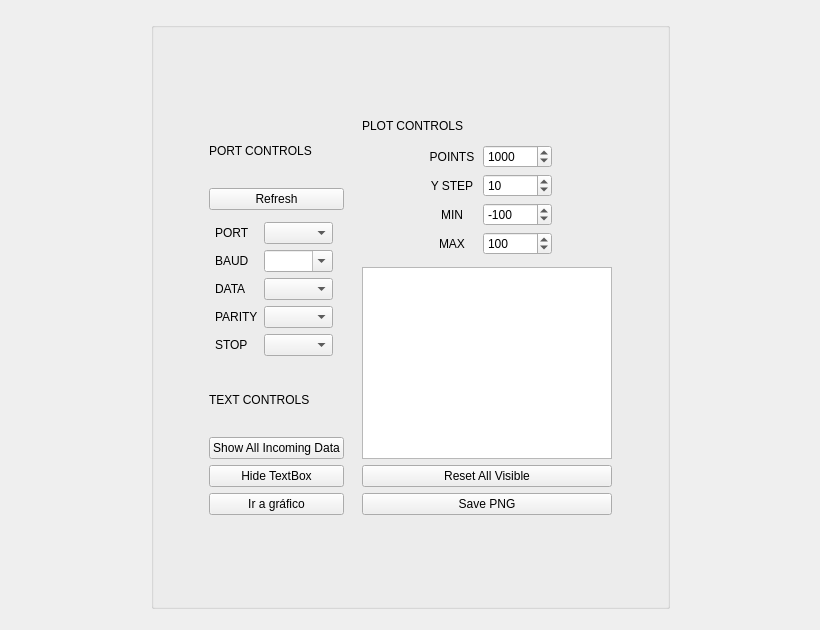
      <widget class="QWidget" name="page_11">
       <widget class="QWidget" name="layoutWidget">
        <property name="geometry">
         <rect>
          <x>10</x>
          <y>10</y>
          <width>801</width>
          <height>611</height>
         </rect>
        </property>
        <layout class="QVBoxLayout" name="verticalLayout">
         <property name="leftMargin">
          <number>6</number>
         </property>
         <property name="topMargin">
          <number>6</number>
         </property>
         <property name="rightMargin">
          <number>6</number>
         </property>
         <property name="bottomMargin">
          <number>6</number>
         </property>
         <item>
          <layout class="QHBoxLayout" name="horizontalLayout_2">
           <property name="sizeConstraint">
            <enum>QLayout::SetMinAndMaxSize</enum>
           </property>
           <property name="leftMargin">
            <number>6</number>
           </property>
           <property name="topMargin">
            <number>6</number>
           </property>
           <property name="rightMargin">
            <number>6</number>
           </property>
           <property name="bottomMargin">
            <number>6</number>
           </property>
           <item>
            <spacer name="horizontalSpacer_5">
             <property name="orientation">
              <enum>Qt::Horizontal</enum>
             </property>
             <property name="sizeHint" stdset="0">
              <size>
               <width>40</width>
               <height>20</height>
              </size>
             </property>
            </spacer>
           </item>
           <item>
            <widget class="QGroupBox" name="PlotControlsBox">
             <property name="sizePolicy">
              <sizepolicy hsizetype="Minimum" vsizetype="Preferred">
               <horstretch>0</horstretch>
               <verstretch>0</verstretch>
              </sizepolicy>
             </property>
             <property name="minimumSize">
              <size>
               <width>150</width>
               <height>150</height>
              </size>
             </property>
             <property name="maximumSize">
              <size>
               <width>400</width>
               <height>16777215</height>
              </size>
             </property>
             <property name="title">
              <string/>
             </property>
             <property name="alignment">
              <set>Qt::AlignLeading|Qt::AlignLeft|Qt::AlignVCenter</set>
             </property>
             <layout class="QGridLayout" name="gridLayout_5">
              <property name="sizeConstraint">
               <enum>QLayout::SetMinAndMaxSize</enum>
              </property>
              <property name="topMargin">
               <number>9</number>
              </property>
              <property name="rightMargin">
               <number>9</number>
              </property>
              <item row="1" column="2">
               <layout class="QVBoxLayout" name="verticalLayout_2">
                <property name="spacing">
                 <number>6</number>
                </property>
                <property name="sizeConstraint">
                 <enum>QLayout::SetDefaultConstraint</enum>
                </property>
                <property name="leftMargin">
                 <number>6</number>
                </property>
                <property name="topMargin">
                 <number>6</number>
                </property>
                <property name="rightMargin">
                 <number>6</number>
                </property>
                <property name="bottomMargin">
                 <number>6</number>
                </property>
                <item>
                 <widget class="QLabel" name="label_5">
                  <property name="text">
                   <string>PLOT CONTROLS</string>
                  </property>
                 </widget>
                </item>
                <item>
                 <layout class="QFormLayout" name="formLayout_2">
                  <property name="labelAlignment">
                   <set>Qt::AlignCenter</set>
                  </property>
                  <property name="formAlignment">
                   <set>Qt::AlignHCenter|Qt::AlignTop</set>
                  </property>
                  <property name="leftMargin">
                   <number>6</number>
                  </property>
                  <property name="topMargin">
                   <number>6</number>
                  </property>
                  <property name="rightMargin">
                   <number>6</number>
                  </property>
                  <property name="bottomMargin">
                   <number>6</number>
                  </property>
                  <item row="0" column="0">
                   <widget class="QLabel" name="pointsLabel">
                    <property name="sizePolicy">
                     <sizepolicy hsizetype="Minimum" vsizetype="Minimum">
                      <horstretch>0</horstretch>
                      <verstretch>0</verstretch>
                     </sizepolicy>
                    </property>
                    <property name="minimumSize">
                     <size>
                      <width>50</width>
                      <height>20</height>
                     </size>
                    </property>
                    <property name="maximumSize">
                     <size>
                      <width>50</width>
                      <height>16777215</height>
                     </size>
                    </property>
                    <property name="text">
                     <string>POINTS</string>
                    </property>
                    <property name="scaledContents">
                     <bool>true</bool>
                    </property>
                    <property name="alignment">
                     <set>Qt::AlignCenter</set>
                    </property>
                   </widget>
                  </item>
                  <item row="0" column="1">
                   <widget class="QSpinBox" name="spinPoints">
                    <property name="sizePolicy">
                     <sizepolicy hsizetype="Minimum" vsizetype="Minimum">
                      <horstretch>0</horstretch>
                      <verstretch>0</verstretch>
                     </sizepolicy>
                    </property>
                    <property name="minimumSize">
                     <size>
                      <width>69</width>
                      <height>20</height>
                     </size>
                    </property>
                    <property name="maximumSize">
                     <size>
                      <width>69</width>
                      <height>16777215</height>
                     </size>
                    </property>
                    <property name="minimum">
                     <number>0</number>
                    </property>
                    <property name="maximum">
                     <number>999999999</number>
                    </property>
                    <property name="singleStep">
                     <number>10</number>
                    </property>
                    <property name="value">
                     <number>1000</number>
                    </property>
                   </widget>
                  </item>
                  <item row="1" column="0">
                   <widget class="QLabel" name="labelYStep">
                    <property name="sizePolicy">
                     <sizepolicy hsizetype="Minimum" vsizetype="Minimum">
                      <horstretch>0</horstretch>
                      <verstretch>0</verstretch>
                     </sizepolicy>
                    </property>
                    <property name="minimumSize">
                     <size>
                      <width>50</width>
                      <height>20</height>
                     </size>
                    </property>
                    <property name="maximumSize">
                     <size>
                      <width>50</width>
                      <height>16777215</height>
                     </size>
                    </property>
                    <property name="text">
                     <string>Y STEP</string>
                    </property>
                    <property name="scaledContents">
                     <bool>true</bool>
                    </property>
                    <property name="alignment">
                     <set>Qt::AlignCenter</set>
                    </property>
                   </widget>
                  </item>
                  <item row="1" column="1">
                   <widget class="QSpinBox" name="spinYStep">
                    <property name="sizePolicy">
                     <sizepolicy hsizetype="Minimum" vsizetype="Minimum">
                      <horstretch>0</horstretch>
                      <verstretch>0</verstretch>
                     </sizepolicy>
                    </property>
                    <property name="minimumSize">
                     <size>
                      <width>69</width>
                      <height>20</height>
                     </size>
                    </property>
                    <property name="maximumSize">
                     <size>
                      <width>69</width>
                      <height>16777215</height>
                     </size>
                    </property>
                    <property name="minimum">
                     <number>1</number>
                    </property>
                    <property name="maximum">
                     <number>10000</number>
                    </property>
                    <property name="singleStep">
                     <number>1</number>
                    </property>
                    <property name="value">
                     <number>10</number>
                    </property>
                   </widget>
                  </item>
                  <item row="2" column="0">
                   <widget class="QLabel" name="label">
                    <property name="sizePolicy">
                     <sizepolicy hsizetype="Minimum" vsizetype="Minimum">
                      <horstretch>0</horstretch>
                      <verstretch>0</verstretch>
                     </sizepolicy>
                    </property>
                    <property name="minimumSize">
                     <size>
                      <width>50</width>
                      <height>20</height>
                     </size>
                    </property>
                    <property name="maximumSize">
                     <size>
                      <width>50</width>
                      <height>16777215</height>
                     </size>
                    </property>
                    <property name="text">
                     <string>MIN</string>
                    </property>
                    <property name="scaledContents">
                     <bool>true</bool>
                    </property>
                    <property name="alignment">
                     <set>Qt::AlignCenter</set>
                    </property>
                   </widget>
                  </item>
                  <item row="2" column="1">
                   <widget class="QSpinBox" name="spinAxesMin">
                    <property name="sizePolicy">
                     <sizepolicy hsizetype="Minimum" vsizetype="Minimum">
                      <horstretch>0</horstretch>
                      <verstretch>0</verstretch>
                     </sizepolicy>
                    </property>
                    <property name="minimumSize">
                     <size>
                      <width>69</width>
                      <height>20</height>
                     </size>
                    </property>
                    <property name="maximumSize">
                     <size>
                      <width>69</width>
                      <height>16777215</height>
                     </size>
                    </property>
                    <property name="minimum">
                     <number>-65536</number>
                    </property>
                    <property name="maximum">
                     <number>65536</number>
                    </property>
                    <property name="singleStep">
                     <number>10</number>
                    </property>
                    <property name="value">
                     <number>-100</number>
                    </property>
                   </widget>
                  </item>
                  <item row="3" column="0">
                   <widget class="QLabel" name="label_2">
                    <property name="sizePolicy">
                     <sizepolicy hsizetype="Minimum" vsizetype="Minimum">
                      <horstretch>0</horstretch>
                      <verstretch>0</verstretch>
                     </sizepolicy>
                    </property>
                    <property name="minimumSize">
                     <size>
                      <width>50</width>
                      <height>20</height>
                     </size>
                    </property>
                    <property name="maximumSize">
                     <size>
                      <width>50</width>
                      <height>16777215</height>
                     </size>
                    </property>
                    <property name="text">
                     <string>MAX</string>
                    </property>
                    <property name="scaledContents">
                     <bool>true</bool>
                    </property>
                    <property name="alignment">
                     <set>Qt::AlignCenter</set>
                    </property>
                   </widget>
                  </item>
                  <item row="3" column="1">
                   <widget class="QSpinBox" name="spinAxesMax">
                    <property name="sizePolicy">
                     <sizepolicy hsizetype="Minimum" vsizetype="Minimum">
                      <horstretch>0</horstretch>
                      <verstretch>0</verstretch>
                     </sizepolicy>
                    </property>
                    <property name="minimumSize">
                     <size>
                      <width>69</width>
                      <height>20</height>
                     </size>
                    </property>
                    <property name="maximumSize">
                     <size>
                      <width>69</width>
                      <height>16777215</height>
                     </size>
                    </property>
                    <property name="minimum">
                     <number>-65536</number>
                    </property>
                    <property name="maximum">
                     <number>65536</number>
                    </property>
                    <property name="singleStep">
                     <number>10</number>
                    </property>
                    <property name="value">
                     <number>100</number>
                    </property>
                   </widget>
                  </item>
                 </layout>
                </item>
                <item>
                 <widget class="QListWidget" name="listWidget_Channels">
                  <property name="sizePolicy">
                   <sizepolicy hsizetype="Fixed" vsizetype="Fixed">
                    <horstretch>30</horstretch>
                    <verstretch>150</verstretch>
                   </sizepolicy>
                  </property>
                  <property name="minimumSize">
                   <size>
                    <width>0</width>
                    <height>0</height>
                   </size>
                  </property>
                  <property name="maximumSize">
                   <size>
                    <width>250</width>
                    <height>16777215</height>
                   </size>
                  </property>
                  <property name="layoutDirection">
                   <enum>Qt::LeftToRight</enum>
                  </property>
                  <property name="autoScroll">
                   <bool>false</bool>
                  </property>
                  <property name="editTriggers">
                   <set>QAbstractItemView::NoEditTriggers</set>
                  </property>
                  <property name="alternatingRowColors">
                   <bool>true</bool>
                  </property>
                  <property name="selectionBehavior">
                   <enum>QAbstractItemView::SelectItems</enum>
                  </property>
                  <property name="textElideMode">
                   <enum>Qt::ElideMiddle</enum>
                  </property>
                  <property name="resizeMode">
                   <enum>QListView::Adjust</enum>
                  </property>
                  <property name="modelColumn">
                   <number>0</number>
                  </property>
                  <property name="selectionRectVisible">
                   <bool>true</bool>
                  </property>
                 </widget>
                </item>
                <item>
                 <widget class="QPushButton" name="pushButton_ResetVisible">
                  <property name="text">
                   <string>Reset All Visible</string>
                  </property>
                 </widget>
                </item>
                <item>
                 <widget class="QPushButton" name="savePNGButton">
                  <property name="text">
                   <string>Save PNG</string>
                  </property>
                 </widget>
                </item>
               </layout>
              </item>
              <item row="1" column="0">
               <spacer name="horizontalSpacer_3">
                <property name="orientation">
                 <enum>Qt::Horizontal</enum>
                </property>
                <property name="sizeHint" stdset="0">
                 <size>
                  <width>40</width>
                  <height>20</height>
                 </size>
                </property>
               </spacer>
              </item>
              <item row="1" column="3">
               <spacer name="horizontalSpacer_4">
                <property name="orientation">
                 <enum>Qt::Horizontal</enum>
                </property>
                <property name="sizeHint" stdset="0">
                 <size>
                  <width>40</width>
                  <height>20</height>
                 </size>
                </property>
               </spacer>
              </item>
              <item row="1" column="1">
               <layout class="QVBoxLayout" name="verticalLayout_4">
                <property name="leftMargin">
                 <number>6</number>
                </property>
                <property name="topMargin">
                 <number>6</number>
                </property>
                <property name="rightMargin">
                 <number>6</number>
                </property>
                <property name="bottomMargin">
                 <number>6</number>
                </property>
                <item>
                 <widget class="QLabel" name="label_4">
                  <property name="text">
                   <string>PORT CONTROLS</string>
                  </property>
                 </widget>
                </item>
                <item>
                 <widget class="QPushButton" name="pushButton">
                  <property name="text">
                   <string>Refresh</string>
                  </property>
                 </widget>
                </item>
                <item>
                 <layout class="QFormLayout" name="formLayout_3">
                  <property name="horizontalSpacing">
                   <number>6</number>
                  </property>
                  <property name="leftMargin">
                   <number>6</number>
                  </property>
                  <property name="topMargin">
                   <number>6</number>
                  </property>
                  <property name="rightMargin">
                   <number>6</number>
                  </property>
                  <property name="bottomMargin">
                   <number>6</number>
                  </property>
                  <item row="0" column="0">
                   <widget class="QLabel" name="labelPort">
                    <property name="maximumSize">
                     <size>
                      <width>50</width>
                      <height>16777215</height>
                     </size>
                    </property>
                    <property name="text">
                     <string>PORT</string>
                    </property>
                   </widget>
                  </item>
                  <item row="0" column="1">
                   <widget class="QComboBox" name="comboPort">
                    <property name="sizePolicy">
                     <sizepolicy hsizetype="Fixed" vsizetype="Fixed">
                      <horstretch>0</horstretch>
                      <verstretch>0</verstretch>
                     </sizepolicy>
                    </property>
                    <property name="minimumSize">
                     <size>
                      <width>69</width>
                      <height>0</height>
                     </size>
                    </property>
                    <property name="maximumSize">
                     <size>
                      <width>69</width>
                      <height>16777215</height>
                     </size>
                    </property>
                   </widget>
                  </item>
                  <item row="1" column="0">
                   <widget class="QLabel" name="labelBaud">
                    <property name="maximumSize">
                     <size>
                      <width>50</width>
                      <height>16777215</height>
                     </size>
                    </property>
                    <property name="text">
                     <string>BAUD</string>
                    </property>
                   </widget>
                  </item>
                  <item row="1" column="1">
                   <widget class="QComboBox" name="comboBaud">
                    <property name="sizePolicy">
                     <sizepolicy hsizetype="Fixed" vsizetype="Fixed">
                      <horstretch>0</horstretch>
                      <verstretch>0</verstretch>
                     </sizepolicy>
                    </property>
                    <property name="minimumSize">
                     <size>
                      <width>69</width>
                      <height>0</height>
                     </size>
                    </property>
                    <property name="maximumSize">
                     <size>
                      <width>69</width>
                      <height>16777215</height>
                     </size>
                    </property>
                    <property name="editable">
                     <bool>true</bool>
                    </property>
                   </widget>
                  </item>
                  <item row="2" column="0">
                   <widget class="QLabel" name="labelData">
                    <property name="maximumSize">
                     <size>
                      <width>50</width>
                      <height>16777215</height>
                     </size>
                    </property>
                    <property name="text">
                     <string>DATA</string>
                    </property>
                   </widget>
                  </item>
                  <item row="2" column="1">
                   <widget class="QComboBox" name="comboData">
                    <property name="sizePolicy">
                     <sizepolicy hsizetype="Fixed" vsizetype="Fixed">
                      <horstretch>0</horstretch>
                      <verstretch>0</verstretch>
                     </sizepolicy>
                    </property>
                    <property name="minimumSize">
                     <size>
                      <width>69</width>
                      <height>0</height>
                     </size>
                    </property>
                    <property name="maximumSize">
                     <size>
                      <width>69</width>
                      <height>16777215</height>
                     </size>
                    </property>
                   </widget>
                  </item>
                  <item row="3" column="0">
                   <widget class="QLabel" name="labelParity">
                    <property name="maximumSize">
                     <size>
                      <width>50</width>
                      <height>16777215</height>
                     </size>
                    </property>
                    <property name="text">
                     <string>PARITY</string>
                    </property>
                   </widget>
                  </item>
                  <item row="3" column="1">
                   <widget class="QComboBox" name="comboParity">
                    <property name="sizePolicy">
                     <sizepolicy hsizetype="Fixed" vsizetype="Fixed">
                      <horstretch>0</horstretch>
                      <verstretch>0</verstretch>
                     </sizepolicy>
                    </property>
                    <property name="minimumSize">
                     <size>
                      <width>69</width>
                      <height>0</height>
                     </size>
                    </property>
                    <property name="maximumSize">
                     <size>
                      <width>69</width>
                      <height>16777215</height>
                     </size>
                    </property>
                   </widget>
                  </item>
                  <item row="4" column="0">
                   <widget class="QLabel" name="labelStop">
                    <property name="maximumSize">
                     <size>
                      <width>50</width>
                      <height>16777215</height>
                     </size>
                    </property>
                    <property name="text">
                     <string>STOP</string>
                    </property>
                   </widget>
                  </item>
                  <item row="4" column="1">
                   <widget class="QComboBox" name="comboStop">
                    <property name="sizePolicy">
                     <sizepolicy hsizetype="Fixed" vsizetype="Fixed">
                      <horstretch>0</horstretch>
                      <verstretch>0</verstretch>
                     </sizepolicy>
                    </property>
                    <property name="minimumSize">
                     <size>
                      <width>69</width>
                      <height>0</height>
                     </size>
                    </property>
                    <property name="maximumSize">
                     <size>
                      <width>69</width>
                      <height>16777215</height>
                     </size>
                    </property>
                   </widget>
                  </item>
                 </layout>
                </item>
                <item>
                 <widget class="QLabel" name="label_3">
                  <property name="text">
                   <string>TEXT CONTROLS</string>
                  </property>
                 </widget>
                </item>
                <item>
                 <widget class="QPushButton" name="pushButton_ShowallData">
                  <property name="text">
                   <string>Show All Incoming Data</string>
                  </property>
                  <property name="checkable">
                   <bool>true</bool>
                  </property>
                 </widget>
                </item>
                <item>
                 <widget class="QPushButton" name="pushButton_TextEditHide">
                  <property name="text">
                   <string>Hide TextBox</string>
                  </property>
                  <property name="checkable">
                   <bool>true</bool>
                  </property>
                  <property name="checked">
                   <bool>false</bool>
                  </property>
                 </widget>
                </item>
                <item>
                 <widget class="QPushButton" name="ir_a_grafico">
                  <property name="text">
                   <string>Ir a gráfico</string>
                  </property>
                 </widget>
                </item>
               </layout>
              </item>
              <item row="0" column="1" colspan="2">
               <spacer name="verticalSpacer_4">
                <property name="orientation">
                 <enum>Qt::Vertical</enum>
                </property>
                <property name="sizeHint" stdset="0">
                 <size>
                  <width>20</width>
                  <height>40</height>
                 </size>
                </property>
               </spacer>
              </item>
              <item row="2" column="1" colspan="2">
               <spacer name="verticalSpacer_5">
                <property name="orientation">
                 <enum>Qt::Vertical</enum>
                </property>
                <property name="sizeHint" stdset="0">
                 <size>
                  <width>20</width>
                  <height>40</height>
                 </size>
                </property>
               </spacer>
              </item>
             </layout>
            </widget>
           </item>
           <item>
            <spacer name="horizontalSpacer_6">
             <property name="orientation">
              <enum>Qt::Horizontal</enum>
             </property>
             <property name="sizeHint" stdset="0">
              <size>
               <width>40</width>
               <height>20</height>
              </size>
             </property>
            </spacer>
           </item>
          </layout>
         </item>
        </layout>
       </widget>
      </widget>
